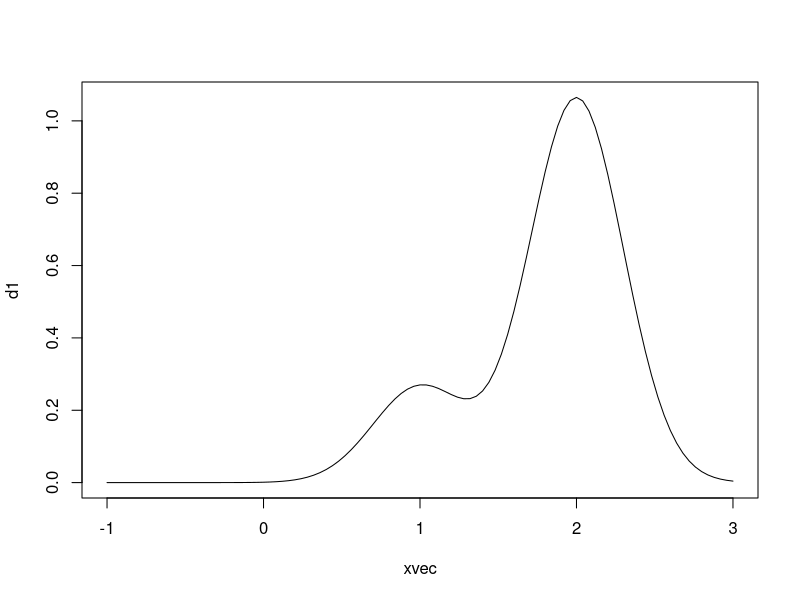

This figure's R source: (Note: this script raises an error after producing the figure.)
## quick and dirty stuff for n-component (1-D) Gaussian mixtures:
## density, CDF, random deviate generator
dmix <- function(x, p, m, s) {
    m <- Map(\(p, m, s) p*dnorm(x, m, s), p, m, s)
    rowSums(do.call(cbind, m))
}

pmix <- function(x, p, m, s) {
    m <- Map(\(p, m, s) p*pnorm(x, m, s), p, m, s)
    rowSums(do.call(cbind, m))
}

rmix <- function(n, p, m, s) {
    n <- drop(rmultinom(1, size =n, prob = p))
    r <- Map(\(n, m, s) rnorm(n, m, s), n, m, s)
    unlist(r)
}

## test/draw some curves
xvec <- seq(-1, 3, length.out = 101)
d1 <- dmix(xvec,
        p = c(0.2, 0.8),
        m = c(1, 2),
        s = c(0.3, 0.3))
plot(xvec, d1, type = "l")

true_pars <- list(p = c(0.2, 0.8),
                  m = c(1, 2),
                  s = c(0.3, 0.3))
## sample
set.seed(101)
r1 <- do.call("rmix",
              c(list(n=1000),
                true_pars))
## get quantiles
qvec <- seq(0, 1, by = 0.1)
qq <- quantile(r1, qvec)

## fit a monotonic spline to the CDF (quantiles are the x-variate)
s1f <- splinefun(qq, qvec, method = "hyman")

s2f <- splinefun(qq, qvec, method = "monoH.FC")

## spline() doesn't work, not sure why we have to jump through this hoop
## if we want values (not used any more though)
s2 <- list(x = s1$x, y = s2f(s1$x))

## what we have now is a smooth representation of the cumulative
## distribution function.
## we can evaluate the derivatives directly ... (see below)

## fit 2-component Gaussian mixture model

## JD's order statistics stuff would make sense if we wanted to account
##  for error in a known-small sample
## source("https://raw.githubusercontent.com/dushoff/notebook/master/orderStats.R")
## given a large/unknown sample size, least-squares fitting to CDF is
## probably good enough

## fit predicted CDF to quantile values (easier than sorting out
## quantile function for Gaussian mixture)
skel <- list(prob = NA, mean = rep(NA, 2), sd = rep(NA,2))
## relist(1:5, skel)
lsqfun <- function(par) {
    p <- relist(par, skel)
    with(p, sum((pmix(qq, prob, mean, sd) - qvec)^2))
}
lsqfit <- optim(c(0.4, 1,2, 0.4, 0.5), lsqfun)

## results

## cvec <- c("#000000", colorblindr::palette_OkabeIto)

cvec <- c("#000000", "#E69F00", "#56B4E9", "#009E73", "#F0E442", "#0072B2", 
          "#D55E00", "#CC79A7", "#999999")
lfun <- function(pos = "topright") {
    legend(pos, col = cvec,
       bg = "white",
       lty = 1,
       lwd = 2,
       legend = c("true", "mono-spline (hyman)", "mono-spline (monoH.FC)",
                  "mixture model"))
}


par(las=1, bty = "l")
## compare cumulative dist predictions
plot(qq, qvec)
with(true_pars, curve(pmix(x, p, m, s),
      lwd = 2, add = TRUE, col = cvec[1]))
curve(s1f, add = TRUE, col = cvec[2], lwd = 2)
curve(s2f, add = TRUE, col = cvec[3], lwd = 2)
with(relist(lsqfit$par, skel),
     curve(pmix(x, prob, mean, sd), add = TRUE, col= cvec[4], lwd = 2))
lines(ecdf(r1))
abline(v=qq, lty = 2)
lfun(pos = "bottomright")

par(las = 1, bty = "l", yaxs="i")
hist(r1, freq = FALSE, breaks = 40, main = "", ylim = c(0, 1.3))
with(true_pars, curve(dmix(x, p, m, s),
      lwd = 2, add = TRUE, col = cvec[1])) ## true distribution
curve(s1f(x, 1L), add = TRUE, n = 1001, col = cvec[2], lwd =2)
curve(s2f(x, 1L), add = TRUE, n = 1001, col = cvec[3], lwd = 2)
with(relist(lsqfit$par, skel),
     curve(dmix(x, prob, mean, sd), add = TRUE, col= cvec[4], lwd = 2))
abline(v=qq, lty = 2)
lfun("topleft")

## Conclusions:
## *  mixture model is best for this case (naturally, since it matches
## the true model!); however, quantile spacing is such that we pretty
## much miss the lower mode
## * monoH.FC has some odd cusps (i.e. second derivative of the spline
##   is not continuous), but seems better controlled than hyman spline



